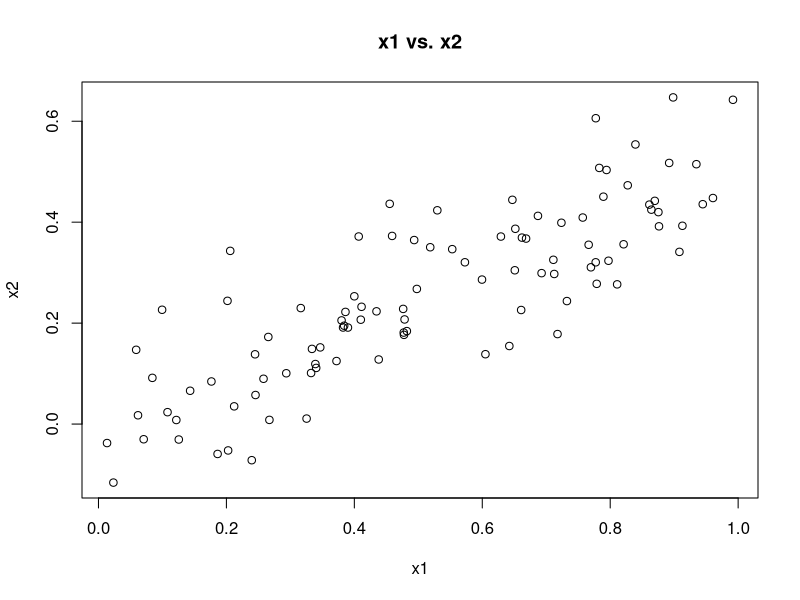
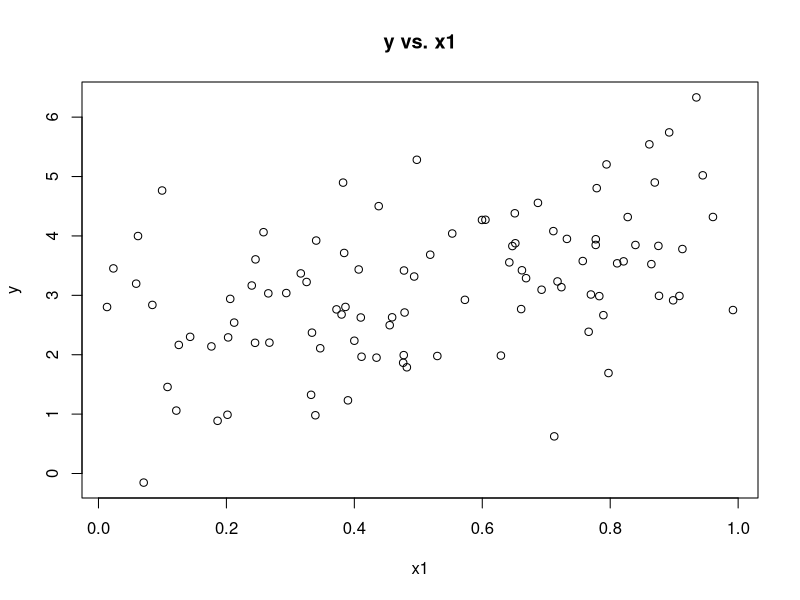
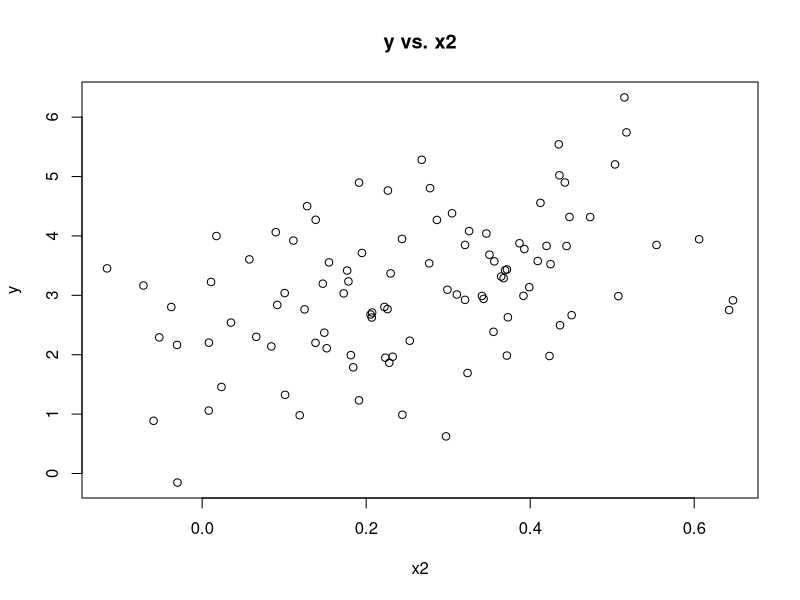
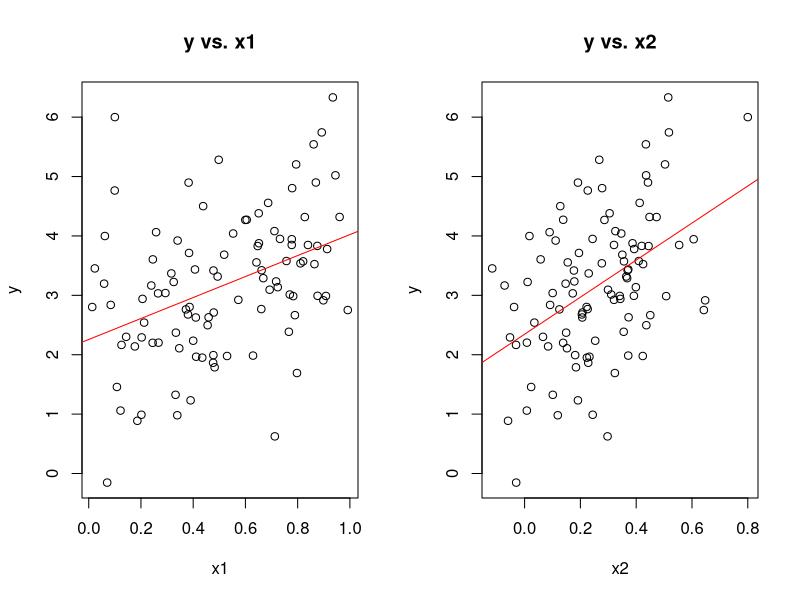
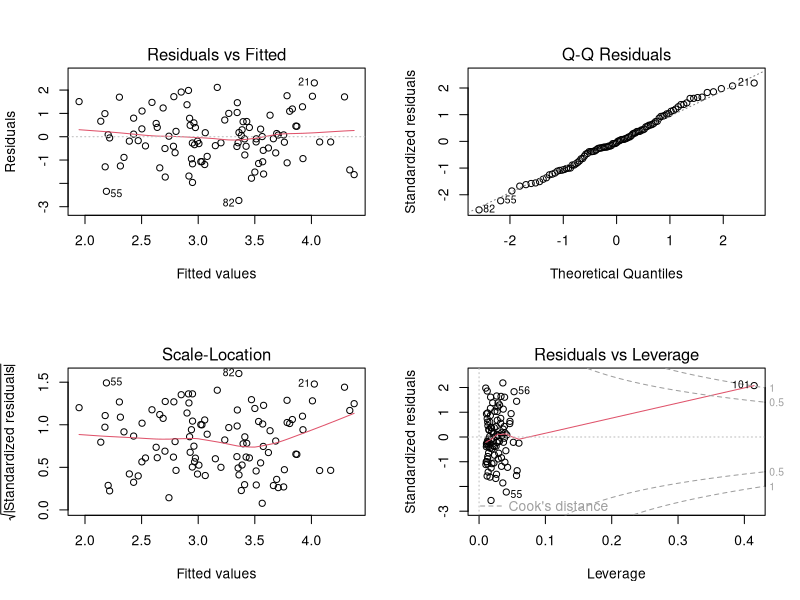
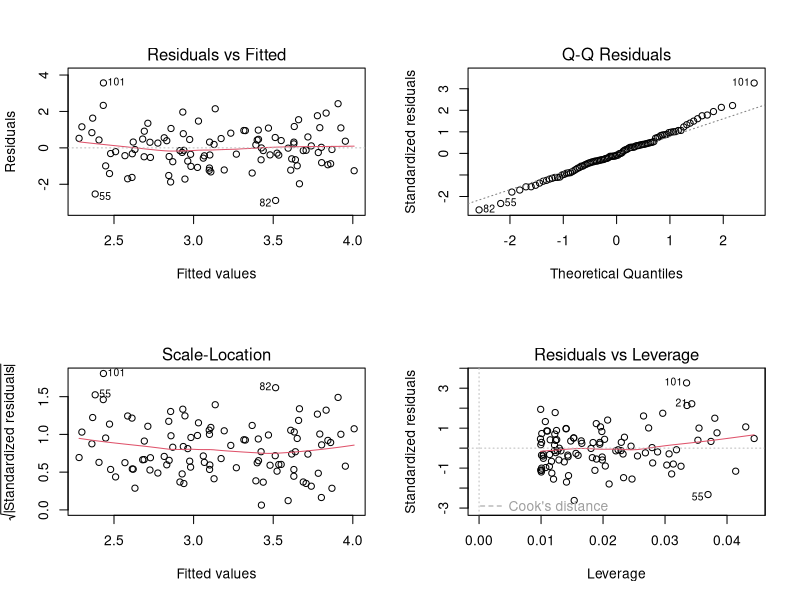
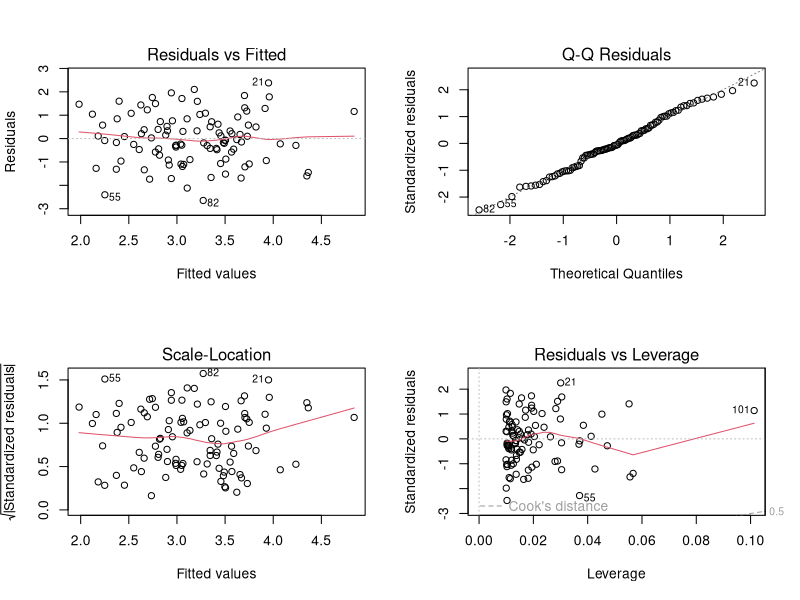

Source code (R) for these figures, in order:
## ---- chunk 1
set.seed (1)
x1=runif (100)
x2 =0.5* x1+rnorm (100) /10
y=2+2* x1 +0.3* x2+rnorm (100)

## ---- chunk 2
cor(x1,x2)
## ---- chunk 3

plot(x1,x2, main = "x1 vs. x2", xlab="x1", ylab="x2")

## ---- chunk 4
lm.fit <- lm(y ~ x1 + x2)
summary(lm.fit)
## ---- chunk 5
plot(x1, y, main="y vs. x1", xlab="x1", ylab="y")

## ---- chunk 6
lm.fitx1 <- lm(y~x1)
summary(lm.fitx1)
## ---- chunk 7
plot(x2, y, main="y vs. x2", xlab="x2", ylab="y")

## ---- chunk 8
lm.fitx2 <- lm(y~x2)
summary(lm.fitx2)
## ---- chunk 9
x1=c(x1 , 0.1)
x2=c(x2 , 0.8)
y=c(y,6)
## ---- chunk 10
lm.fit <- lm(y ~ x1 + x2)
summary(lm.fit)

## ---- chunk 11
lm.fitx1 <- lm(y ~ x1)
summary(lm.fitx1)

## ---- chunk 12
lm.fitx2 <- lm(y ~ x2)
summary(lm.fitx2)

## ---- chunk 13

par(mfrow=c(1,2))
plot(x1, y, main="y vs. x1", xlab="x1", ylab="y")
abline(lm.fitx1, col="red")
plot(x2, y, main="y vs. x2", xlab="x2", ylab="y")
abline(lm.fitx2, col="red")
## ---- chunk 14
par(mfrow=c(2,2))
plot(lm.fit)
## ---- chunk 15
par(mfrow=c(2,2))
plot(lm.fitx1)
## ---- chunk 16
par(mfrow=c(2,2))
plot(lm.fitx2)
